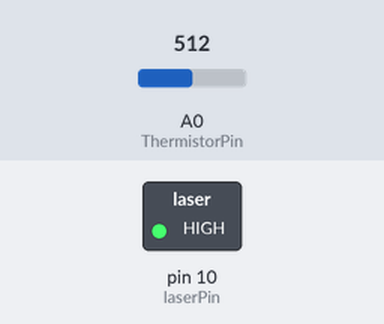
Bench run of a sketch on a simulated Arduino Uno, built with avr-gcc and run on an emulated ATmega328P. On the bench: switched loads named in the sketch (green lamp = pin HIGH). The test bench sets the inputs (shaded band); at power-on: A0 (ThermistorPin) = 512. What the sketch prints to the serial monitor is not drawn.

Above: at 0.1 s.
Timing chart, 0 to 1.6 s (numbered marks = the images above):
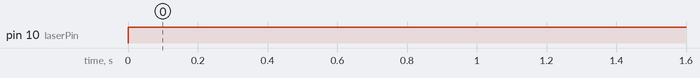

The sketch:

sketch_mar04b.ino
```cpp
int ThermistorPin = A0;
float Vo;
float R1 = 10000;
float logR2, R2, T, Tc, Tf;
float c1 = 1.009249522e-03, c2 = 2.378405444e-04, c3 = 2.019202697e-07;

int laserPin = 10;

void setup() {
Serial.begin(9600);
pinMode (laserPin, OUTPUT); // define the digital output interface 13 feet
}

void loop() {
  digitalWrite (laserPin, HIGH); // Turn Laser On


  Vo = (analogRead(ThermistorPin)/1023 )*5;
  Serial.print (Vo);
  ;

  logR2 = log(R2);
  T = (1.0 / (c1 + c2*logR2 + c3*logR2*logR2*logR2));
  Tc = T - 273.15;

  Serial.print("Temperature: ");
  Serial.print(Tc);
  Serial.println(" C");

  delay(500);
}
```

Measured:
- by itself, pin 10 (laserPin): LOW → HIGH at 0.00 s
